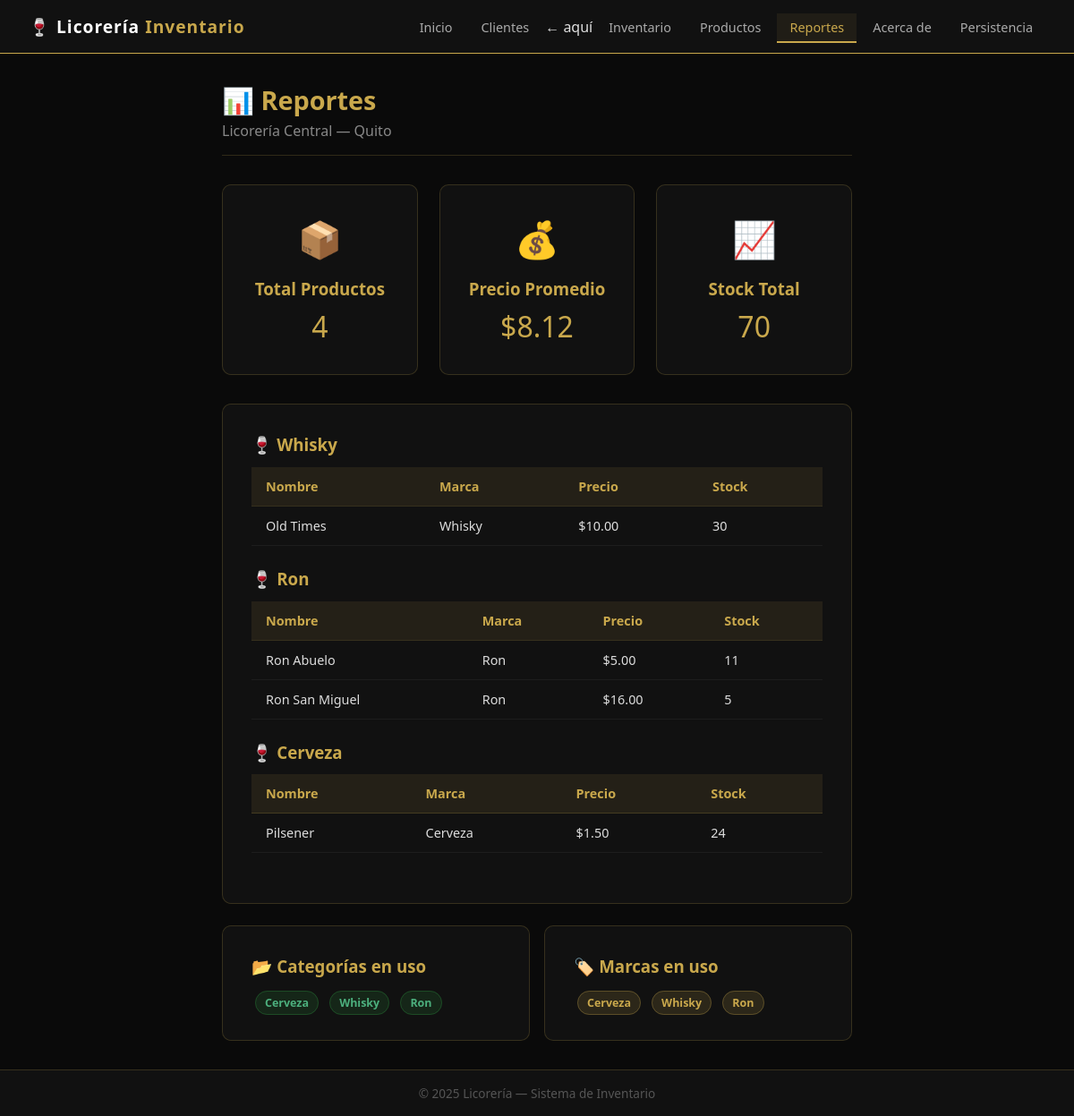
/reportes, run on an earlier commit of the app's database.
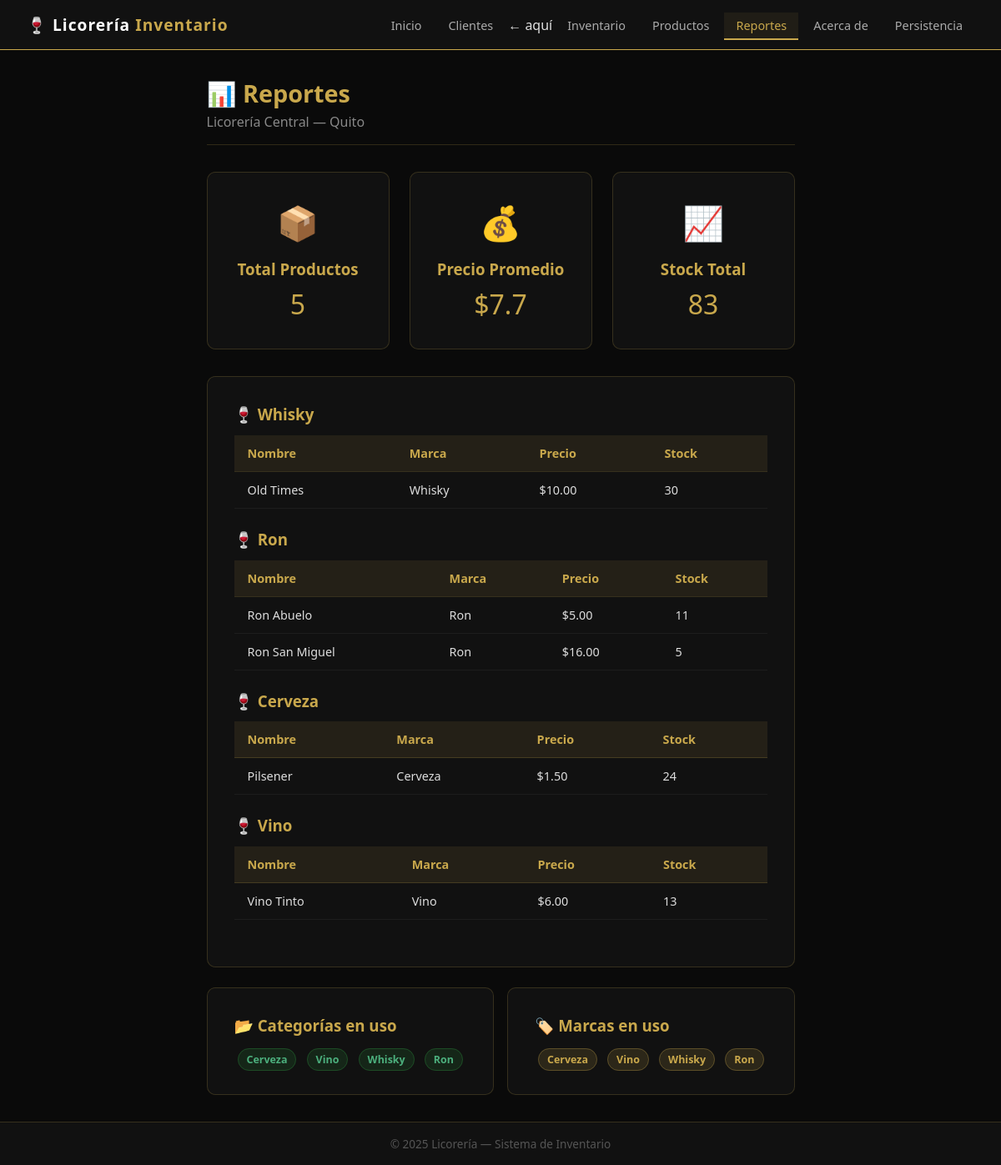
And on a later commit of the database.
### app.py (models this page shows, shortened)
class Producto(db.Model):
    __tablename__ = 'productos'
    id        = db.Column(db.Integer, primary_key=True)
    nombre    = db.Column(db.String(100), nullable=False)
    categoria = db.Column(db.String(50),  nullable=False)
    marca     = db.Column(db.String(50),  nullable=False)
    precio    = db.Column(db.Float,       nullable=False)
    stock     = db.Column(db.Integer,     nullable=False)

### app.py (the view)
@app.route('/reportes')
def reportes():
    resumen  = obtener_resumen_inventario()
    agrupado = agrupar_por_categoria()
    return render_template('reportes.html',
                           resumen=resumen,
                           agrupado=agrupado,
                           info=INFO_NEGOCIO)

### app.py (called while the page is built)
def obtener_resumen_inventario():
    productos = Producto.query.all()
    precios = [p.precio for p in productos]
    stocks = [p.stock for p in productos]
    categorias_en_uso = {p.categoria for p in productos}
    marcas_en_uso = {p.marca for p in productos}
    resumen = {
        'total_productos':  len(productos),
        'precio_promedio':  round(sum(precios) / len(precios), 2) if precios else 0,
        'precio_max':       max(precios) if precios else 0,
        'precio_min':       min(precios) if precios else 0,
        'stock_total':      sum(stocks),
        'categorias_en_uso': list(categorias_en_uso),
        'marcas_en_uso':    list(marcas_en_uso),
        'productos_agotados': [p.nombre for p in productos if p.stock == 0],
        'productos_bajos':    [p.nombre for p in productos if 0 < p.stock < 5],
    }
    return resumen

### templates/reportes.html (shortened to what this page needs)
{% extends 'base.html' %}
{% block content %}
<div class="page-header">
  <h1>📊 Reportes</h1>
  <p>{{ info.nombre }} — {{ info.ciudad }}</p>
</div>
<div class="cards-grid" style="margin-bottom:2rem;">
  <div class="card">
    <div class="card-icon">📦</div>
    <h3>Total Productos</h3>
    <p style="font-size:2rem; color:#c9a84c; margin:0">{{ resumen.total_productos }}</p>
  </div>
  <div class="card">
    <div class="card-icon">💰</div>
    <h3>Precio Promedio</h3>
    <p style="font-size:2rem; color:#c9a84c; margin:0">${{ resumen.precio_promedio }}</p>
  </div>
  <div class="card">
    <div class="card-icon">📈</div>
    <h3>Stock Total</h3>
    <p style="font-size:2rem; color:#c9a84c; margin:0">{{ resumen.stock_total }}</p>
  </div>
</div>
<div class="table-container">
  {% if agrupado %}
    {% for categoria, productos in agrupado.items() %}
    <h3 style="color:#c9a84c; margin-bottom:0.8rem;">🍷 {{ categoria }}</h3>
    <table class="tabla" style="margin-bottom:1.5rem;">
      <thead>
        <tr>
          <th>Nombre</th>
          <th>Marca</th>
          <th>Precio</th>
          <th>Stock</th>
        </tr>
      </thead>
      <tbody>
        {% for p in productos %}
        <tr>
          <td>{{ p.nombre }}</td>
          <td>{{ p.marca }}</td>
          <td>${{ "%.2f"|format(p.precio) }}</td>
          <td>{{ p.stock }}</td>
        </tr>
        {% endfor %}
      </tbody>
    </table>
    {% endfor %}
  {% else %}
    <p class="empty-msg">No hay productos registrados aún.</p>
  {% endif %}
</div>
<div class="form-row" style="margin-top:1.5rem; gap:1rem;">
  <div class="form-card">
    <h3 style="color:#c9a84c; margin-bottom:1rem;">📂 Categorías en uso</h3>
    {% for cat in resumen.categorias_en_uso %}
      <span class="badge badge-success" style="margin:4px;">{{ cat }}</span>
    {% endfor %}
  </div>
  <div class="form-card">
    <h3 style="color:#c9a84c; margin-bottom:1rem;">🏷️ Marcas en uso</h3>
    {% for marca in resumen.marcas_en_uso %}
      <span class="badge badge-warning" style="margin:4px;">{{ marca }}</span>
    {% endfor %}
  </div>
</div>
{% endblock %}

What changed in the data, as far as the page shows it:
added Producto: categoria "Vino", nombre "Vino Tinto", marca "Vino", precio "6.00", stock "13"
Also different on the page:
{{ resumen.total_productos }}: "4" → "5"
{{ resumen.precio_promedio }}: "8.12" → "7.7"
{{ resumen.stock_total }}: "70" → "83"
